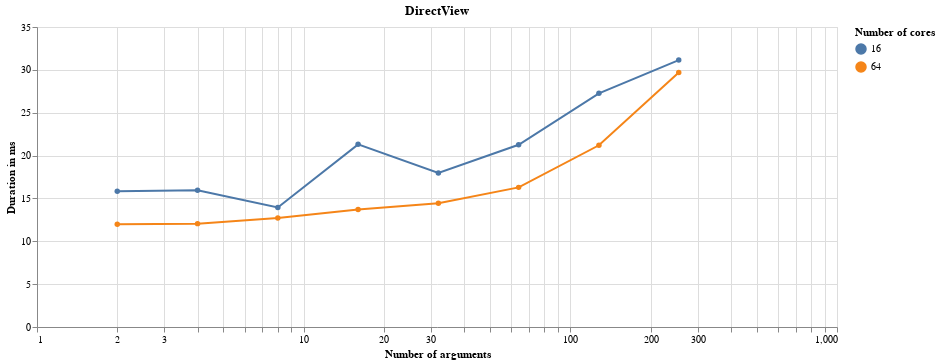
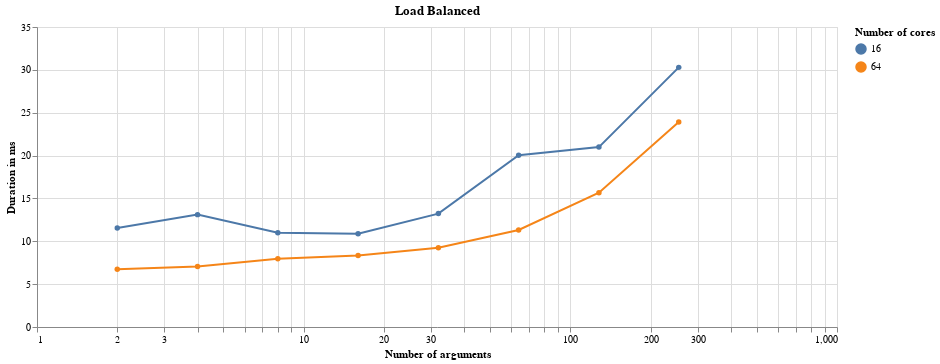

The notebook cell these images were saved under, in order:
### Code cell
source = get_echo_many_arguments_source(benchmark_results)
display(
    Markdown(f'### With non-blocking map on {source["number_of_engines"]} engines:')
)
display(Markdown(f'#### {core_num} cores:'))
alt.Chart(pd.DataFrame(source['direct_view'])).mark_line(point=True).encode(
    alt.X('Number of arguments', scale=alt.Scale(type='log')),
    y='Duration in ms',
    color='Number of cores:N',
    tooltip='Duration in ms',
).properties(title='DirectView', width=800).interactive().display(renderer='svg')

alt.Chart(pd.DataFrame(source['load_balanced'])).mark_line(point=True).encode(
    alt.X('Number of arguments', scale=alt.Scale(type='log')),
    y='Duration in ms',
    color='Number of cores:N',
    tooltip='Duration in ms',
).properties(title='Load Balanced', width=800).interactive().display(renderer='svg')

### Figure 1 — Vega-Lite specification as saved in the notebook (floating-point values rounded to 4 significant figures)
{"$schema": "https://vega.github.io/schema/vega-lite/v3.4.0.json", "config": {"mark": {"tooltip": null}, "view": {"height": 300, "width": 400}}, "data": {"name": "data-8604f17283614a508644e3660000a726"}, "datasets": {"data-8604f17283614a508644e3660000a726": [{"Duration in ms": 15.84, "Number of arguments": 2, "Number of cores": 16}, {"Duration in ms": 15.95, "Number of arguments": 4, "Number of cores": 16}, {"Duration in ms": 13.94, "Number of arguments": 8, "Number of cores": 16}, {"Duration in ms": 21.31, "Number of arguments": 16, "Number of cores": 16}, {"Duration in ms": 17.97, "Number of arguments": 32, "Number of cores": 16}, {"Duration in ms": 21.26, "Number of arguments": 64, "Number of cores": 16}, {"Duration in ms": 27.26, "Number of arguments": 128, "Number of cores": 16}, {"Duration in ms": 31.14, "Number of arguments": 255, "Number of cores": 16}, {"Duration in ms": 11.98, "Number of arguments": 2, "Number of cores": 64}, {"Duration in ms": 12.06, "Number of arguments": 4, "Number of cores": 64}, {"Duration in ms": 12.72, "Number of arguments": 8, "Number of cores": 64}, {"Duration in ms": 13.72, "Number of arguments": 16, "Number of cores": 64}, {"Duration in ms": 14.43, "Number of arguments": 32, "Number of cores": 64}, {"Duration in ms": 16.29, "Number of arguments": 64, "Number of cores": 64}, {"Duration in ms": 21.2, "Number of arguments": 128, "Number of cores": 64}, {"Duration in ms": 29.7, "Number of arguments": 255, "Number of cores": 64}]}, "encoding": {"color": {"field": "Number of cores", "type": "nominal"}, "tooltip": {"field": "Duration in ms", "type": "quantitative"}, "x": {"field": "Number of arguments", "scale": {"type": "log"}, "type": "quantitative"}, "y": {"field": "Duration in ms", "type": "quantitative"}}, "mark": {"point": true, "type": "line"}, "selection": {"selector001": {"bind": "scales", "encodings": ["x", "y"], "type": "interval"}}, "title": "DirectView", "width": 800}

### Figure 2 — Vega-Lite specification as saved in the notebook (floating-point values rounded to 4 significant figures)
{"$schema": "https://vega.github.io/schema/vega-lite/v3.4.0.json", "config": {"mark": {"tooltip": null}, "view": {"height": 300, "width": 400}}, "data": {"name": "data-0d2c7c04076ef4d90f82ee2d5d48fab4"}, "datasets": {"data-0d2c7c04076ef4d90f82ee2d5d48fab4": [{"Duration in ms": 11.56, "Number of arguments": 2, "Number of cores": 16}, {"Duration in ms": 13.11, "Number of arguments": 4, "Number of cores": 16}, {"Duration in ms": 11, "Number of arguments": 8, "Number of cores": 16}, {"Duration in ms": 10.88, "Number of arguments": 16, "Number of cores": 16}, {"Duration in ms": 13.23, "Number of arguments": 32, "Number of cores": 16}, {"Duration in ms": 20.05, "Number of arguments": 64, "Number of cores": 16}, {"Duration in ms": 20.99, "Number of arguments": 128, "Number of cores": 16}, {"Duration in ms": 30.29, "Number of arguments": 255, "Number of cores": 16}, {"Duration in ms": 6.73, "Number of arguments": 2, "Number of cores": 64}, {"Duration in ms": 7.05, "Number of arguments": 4, "Number of cores": 64}, {"Duration in ms": 7.95, "Number of arguments": 8, "Number of cores": 64}, {"Duration in ms": 8.35, "Number of arguments": 16, "Number of cores": 64}, {"Duration in ms": 9.25, "Number of arguments": 32, "Number of cores": 64}, {"Duration in ms": 11.32, "Number of arguments": 64, "Number of cores": 64}, {"Duration in ms": 15.66, "Number of arguments": 128, "Number of cores": 64}, {"Duration in ms": 23.91, "Number of arguments": 255, "Number of cores": 64}]}, "encoding": {"color": {"field": "Number of cores", "type": "nominal"}, "tooltip": {"field": "Duration in ms", "type": "quantitative"}, "x": {"field": "Number of arguments", "scale": {"type": "log"}, "type": "quantitative"}, "y": {"field": "Duration in ms", "type": "quantitative"}}, "mark": {"point": true, "type": "line"}, "selection": {"selector002": {"bind": "scales", "encodings": ["x", "y"], "type": "interval"}}, "title": "Load Balanced", "width": 800}
